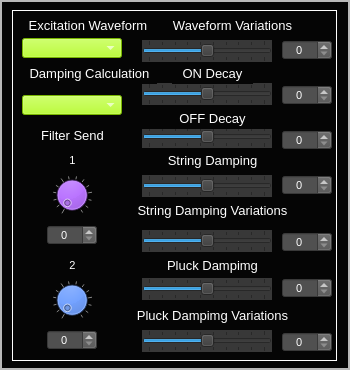
    <widget class="QFrame" name="frame_AnalogSynthSources_KarplusString">
     <property name="geometry">
      <rect>
       <x>240</x>
       <y>580</y>
       <width>350</width>
       <height>370</height>
      </rect>
     </property>
     <property name="styleSheet">
      <string notr="true">background-color: rgb(5, 5, 5);</string>
     </property>
     <property name="frameShape">
      <enum>QFrame::Box</enum>
     </property>
     <property name="frameShadow">
      <enum>QFrame::Raised</enum>
     </property>
     <property name="lineWidth">
      <number>0</number>
     </property>
     <property name="midLineWidth">
      <number>2</number>
     </property>
     <widget class="CustomFrame" name="frame_KarplusStringAll">
      <property name="geometry">
       <rect>
        <x>12</x>
        <y>10</y>
        <width>325</width>
        <height>351</height>
       </rect>
      </property>
      <property name="styleSheet">
       <string notr="true">color: rgb(255, 255, 255);</string>
      </property>
      <property name="frameShape">
       <enum>QFrame::Panel</enum>
      </property>
      <property name="frameShadow">
       <enum>QFrame::Plain</enum>
      </property>
      <property name="lineWidth">
       <number>1</number>
      </property>
      <property name="midLineWidth">
       <number>1</number>
      </property>
      <widget class="QLabel" name="label_155">
       <property name="geometry">
        <rect>
         <x>6</x>
         <y>5</y>
         <width>140</width>
         <height>21</height>
        </rect>
       </property>
       <property name="font">
        <font>
         <pointsize>10</pointsize>
        </font>
       </property>
       <property name="styleSheet">
        <string notr="true">color: rgb(255, 255, 255);</string>
       </property>
       <property name="text">
        <string>Excitation Waveform</string>
       </property>
       <property name="alignment">
        <set>Qt::AlignCenter</set>
       </property>
      </widget>
      <widget class="QSpinBox" name="spinBox_KarplusSynth_SendFilter2">
       <property name="geometry">
        <rect>
         <x>35</x>
         <y>320</y>
         <width>50</width>
         <height>20</height>
        </rect>
       </property>
       <property name="font">
        <font>
         <pointsize>8</pointsize>
        </font>
       </property>
       <property name="focusPolicy">
        <enum>Qt::NoFocus</enum>
       </property>
       <property name="styleSheet">
        <string notr="true">background-color: rgb(80,80,80);
color: rgb(255, 255, 255);</string>
       </property>
       <property name="alignment">
        <set>Qt::AlignCenter</set>
       </property>
       <property name="readOnly">
        <bool>false</bool>
       </property>
       <property name="accelerated">
        <bool>true</bool>
       </property>
       <property name="maximum">
        <number>100</number>
       </property>
       <property name="value">
        <number>0</number>
       </property>
      </widget>
      <widget class="CustomDial" name="dial_KarplusSynth_SendFilter2">
       <property name="geometry">
        <rect>
         <x>40</x>
         <y>270</y>
         <width>40</width>
         <height>40</height>
        </rect>
       </property>
       <property name="focusPolicy">
        <enum>Qt::NoFocus</enum>
       </property>
       <property name="styleSheet">
        <string notr="true">background-color: rgb(0, 85, 255);</string>
       </property>
       <property name="maximum">
        <number>100</number>
       </property>
       <property name="value">
        <number>0</number>
       </property>
       <property name="wrapping">
        <bool>false</bool>
       </property>
       <property name="notchTarget">
        <double>8.000000000000000</double>
       </property>
       <property name="notchesVisible">
        <bool>true</bool>
       </property>
      </widget>
      <widget class="QSpinBox" name="spinBox_KarplusSynth_SendFilter1">
       <property name="geometry">
        <rect>
         <x>35</x>
         <y>215</y>
         <width>50</width>
         <height>20</height>
        </rect>
       </property>
       <property name="font">
        <font>
         <pointsize>8</pointsize>
        </font>
       </property>
       <property name="focusPolicy">
        <enum>Qt::NoFocus</enum>
       </property>
       <property name="styleSheet">
        <string notr="true">background-color: rgb(80,80,80);
color: rgb(255, 255, 255);</string>
       </property>
       <property name="alignment">
        <set>Qt::AlignCenter</set>
       </property>
       <property name="readOnly">
        <bool>false</bool>
       </property>
       <property name="accelerated">
        <bool>true</bool>
       </property>
       <property name="maximum">
        <number>100</number>
       </property>
       <property name="value">
        <number>0</number>
       </property>
      </widget>
      <widget class="QLabel" name="label_162">
       <property name="geometry">
        <rect>
         <x>15</x>
         <y>115</y>
         <width>91</width>
         <height>21</height>
        </rect>
       </property>
       <property name="font">
        <font>
         <pointsize>10</pointsize>
        </font>
       </property>
       <property name="text">
        <string>Filter Send</string>
       </property>
       <property name="alignment">
        <set>Qt::AlignCenter</set>
       </property>
      </widget>
      <widget class="CustomDial" name="dial_KarplusSynth_SendFilter1">
       <property name="geometry">
        <rect>
         <x>40</x>
         <y>165</y>
         <width>40</width>
         <height>40</height>
        </rect>
       </property>
       <property name="focusPolicy">
        <enum>Qt::NoFocus</enum>
       </property>
       <property name="styleSheet">
        <string notr="true">background-color: rgb(170, 85, 255);</string>
       </property>
       <property name="maximum">
        <number>100</number>
       </property>
       <property name="value">
        <number>0</number>
       </property>
       <property name="wrapping">
        <bool>false</bool>
       </property>
       <property name="notchTarget">
        <double>8.000000000000000</double>
       </property>
       <property name="notchesVisible">
        <bool>true</bool>
       </property>
      </widget>
      <widget class="QLabel" name="label_167">
       <property name="geometry">
        <rect>
         <x>50</x>
         <y>135</y>
         <width>21</width>
         <height>31</height>
        </rect>
       </property>
       <property name="font">
        <font>
         <pointsize>8</pointsize>
        </font>
       </property>
       <property name="styleSheet">
        <string notr="true">color: rgb(255, 255, 255);</string>
       </property>
       <property name="text">
        <string>1</string>
       </property>
       <property name="alignment">
        <set>Qt::AlignCenter</set>
       </property>
      </widget>
      <widget class="QLabel" name="label_168">
       <property name="geometry">
        <rect>
         <x>50</x>
         <y>240</y>
         <width>21</width>
         <height>31</height>
        </rect>
       </property>
       <property name="font">
        <font>
         <pointsize>8</pointsize>
        </font>
       </property>
       <property name="styleSheet">
        <string notr="true">color: rgb(255, 255, 255);</string>
       </property>
       <property name="text">
        <string>2</string>
       </property>
       <property name="alignment">
        <set>Qt::AlignCenter</set>
       </property>
      </widget>
      <widget class="CustomHorizontalSlider" name="horizontalSlider_KarplusSynth_WaveformVariations">
       <property name="geometry">
        <rect>
         <x>130</x>
         <y>30</y>
         <width>130</width>
         <height>22</height>
        </rect>
       </property>
       <property name="focusPolicy">
        <enum>Qt::NoFocus</enum>
       </property>
       <property name="styleSheet">
        <string notr="true">background-color: rgb(56, 56, 56);</string>
       </property>
       <property name="minimum">
        <number>5</number>
       </property>
       <property name="maximum">
        <number>95</number>
       </property>
       <property name="value">
        <number>50</number>
       </property>
       <property name="orientation">
        <enum>Qt::Horizontal</enum>
       </property>
       <property name="tickPosition">
        <enum>QSlider::TicksBothSides</enum>
       </property>
       <property name="tickInterval">
        <number>10</number>
       </property>
      </widget>
      <widget class="CustomHorizontalSlider" name="horizontalSlider_KarplusSynth_PluckDampingVariations">
       <property name="geometry">
        <rect>
         <x>130</x>
         <y>320</y>
         <width>130</width>
         <height>22</height>
        </rect>
       </property>
       <property name="focusPolicy">
        <enum>Qt::NoFocus</enum>
       </property>
       <property name="styleSheet">
        <string notr="true">background-color: rgb(56, 56, 56);</string>
       </property>
       <property name="minimum">
        <number>5</number>
       </property>
       <property name="maximum">
        <number>95</number>
       </property>
       <property name="value">
        <number>50</number>
       </property>
       <property name="orientation">
        <enum>Qt::Horizontal</enum>
       </property>
       <property name="tickPosition">
        <enum>QSlider::TicksBothSides</enum>
       </property>
       <property name="tickInterval">
        <number>10</number>
       </property>
      </widget>
      <widget class="CustomHorizontalSlider" name="horizontalSlider_KarplusSynth_PluckDamping">
       <property name="geometry">
        <rect>
         <x>130</x>
         <y>268</y>
         <width>130</width>
         <height>22</height>
        </rect>
       </property>
       <property name="focusPolicy">
        <enum>Qt::NoFocus</enum>
       </property>
       <property name="styleSheet">
        <string notr="true">background-color: rgb(56, 56, 56);</string>
       </property>
       <property name="minimum">
        <number>5</number>
       </property>
       <property name="maximum">
        <number>95</number>
       </property>
       <property name="value">
        <number>50</number>
       </property>
       <property name="orientation">
        <enum>Qt::Horizontal</enum>
       </property>
       <property name="tickPosition">
        <enum>QSlider::TicksBothSides</enum>
       </property>
       <property name="tickInterval">
        <number>10</number>
       </property>
      </widget>
      <widget class="CustomHorizontalSlider" name="horizontalSlider_KarplusSynth_StringDampingVariations">
       <property name="geometry">
        <rect>
         <x>130</x>
         <y>220</y>
         <width>130</width>
         <height>22</height>
        </rect>
       </property>
       <property name="focusPolicy">
        <enum>Qt::NoFocus</enum>
       </property>
       <property name="styleSheet">
        <string notr="true">background-color: rgb(56, 56, 56);</string>
       </property>
       <property name="minimum">
        <number>5</number>
       </property>
       <property name="maximum">
        <number>95</number>
       </property>
       <property name="value">
        <number>50</number>
       </property>
       <property name="orientation">
        <enum>Qt::Horizontal</enum>
       </property>
       <property name="tickPosition">
        <enum>QSlider::TicksBothSides</enum>
       </property>
       <property name="tickInterval">
        <number>10</number>
       </property>
      </widget>
      <widget class="CustomHorizontalSlider" name="horizontalSlider_KarplusSynth_StringDamping">
       <property name="geometry">
        <rect>
         <x>130</x>
         <y>165</y>
         <width>130</width>
         <height>22</height>
        </rect>
       </property>
       <property name="focusPolicy">
        <enum>Qt::NoFocus</enum>
       </property>
       <property name="styleSheet">
        <string notr="true">background-color: rgb(56, 56, 56);</string>
       </property>
       <property name="minimum">
        <number>5</number>
       </property>
       <property name="maximum">
        <number>95</number>
       </property>
       <property name="value">
        <number>50</number>
       </property>
       <property name="orientation">
        <enum>Qt::Horizontal</enum>
       </property>
       <property name="tickPosition">
        <enum>QSlider::TicksBothSides</enum>
       </property>
       <property name="tickInterval">
        <number>10</number>
       </property>
      </widget>
      <widget class="CustomHorizontalSlider" name="horizontalSlider_KarplusSynth_OffDecay">
       <property name="geometry">
        <rect>
         <x>130</x>
         <y>116</y>
         <width>130</width>
         <height>22</height>
        </rect>
       </property>
       <property name="focusPolicy">
        <enum>Qt::NoFocus</enum>
       </property>
       <property name="styleSheet">
        <string notr="true">background-color: rgb(56, 56, 56);</string>
       </property>
       <property name="minimum">
        <number>5</number>
       </property>
       <property name="maximum">
        <number>95</number>
       </property>
       <property name="value">
        <number>50</number>
       </property>
       <property name="orientation">
        <enum>Qt::Horizontal</enum>
       </property>
       <property name="tickPosition">
        <enum>QSlider::TicksBothSides</enum>
       </property>
       <property name="tickInterval">
        <number>10</number>
       </property>
      </widget>
      <widget class="CustomHorizontalSlider" name="horizontalSlider_KarplusSynth_OnDecay">
       <property name="geometry">
        <rect>
         <x>130</x>
         <y>73</y>
         <width>130</width>
         <height>22</height>
        </rect>
       </property>
       <property name="focusPolicy">
        <enum>Qt::NoFocus</enum>
       </property>
       <property name="styleSheet">
        <string notr="true">background-color: rgb(56, 56, 56);</string>
       </property>
       <property name="minimum">
        <number>5</number>
       </property>
       <property name="maximum">
        <number>95</number>
       </property>
       <property name="value">
        <number>50</number>
       </property>
       <property name="orientation">
        <enum>Qt::Horizontal</enum>
       </property>
       <property name="tickPosition">
        <enum>QSlider::TicksBothSides</enum>
       </property>
       <property name="tickInterval">
        <number>10</number>
       </property>
      </widget>
      <widget class="CustomComboBox" name="comboBox_KarplusSynth_CalculationMode">
       <property name="geometry">
        <rect>
         <x>10</x>
         <y>85</y>
         <width>100</width>
         <height>20</height>
        </rect>
       </property>
       <property name="font">
        <font>
         <pointsize>8</pointsize>
        </font>
       </property>
       <property name="focusPolicy">
        <enum>Qt::NoFocus</enum>
       </property>
       <property name="styleSheet">
        <string notr="true">selection-background-color: rgb(255, 0, 0);
border-color: rgb(0, 0, 0);
background-color: rgb(170, 255, 0);
</string>
       </property>
       <property name="currentText">
        <string/>
       </property>
       <property name="currentIndex">
        <number>-1</number>
       </property>
       <property name="maxVisibleItems">
        <number>4</number>
       </property>
      </widget>
      <widget class="CustomComboBox" name="comboBox_KarplusSynth_ExcitationWaveform">
       <property name="geometry">
        <rect>
         <x>10</x>
         <y>28</y>
         <width>100</width>
         <height>20</height>
        </rect>
       </property>
       <property name="font">
        <font>
         <pointsize>8</pointsize>
        </font>
       </property>
       <property name="focusPolicy">
        <enum>Qt::NoFocus</enum>
       </property>
       <property name="styleSheet">
        <string notr="true">selection-background-color: rgb(255, 0, 0);
border-color: rgb(0, 0, 0);
background-color: rgb(170, 255, 0);
</string>
       </property>
       <property name="currentText">
        <string/>
       </property>
       <property name="currentIndex">
        <number>-1</number>
       </property>
       <property name="maxVisibleItems">
        <number>4</number>
       </property>
      </widget>
      <widget class="QLabel" name="label_174">
       <property name="geometry">
        <rect>
         <x>10</x>
         <y>53</y>
         <width>135</width>
         <height>21</height>
        </rect>
       </property>
       <property name="font">
        <font>
         <pointsize>10</pointsize>
        </font>
       </property>
       <property name="styleSheet">
        <string notr="true">color: rgb(255, 255, 255);</string>
       </property>
       <property name="text">
        <string>Damping Calculation</string>
       </property>
       <property name="alignment">
        <set>Qt::AlignCenter</set>
       </property>
      </widget>
      <widget class="QLabel" name="label_175">
       <property name="geometry">
        <rect>
         <x>150</x>
         <y>5</y>
         <width>141</width>
         <height>21</height>
        </rect>
       </property>
       <property name="font">
        <font>
         <pointsize>10</pointsize>
        </font>
       </property>
       <property name="styleSheet">
        <string notr="true">color: rgb(255, 255, 255);</string>
       </property>
       <property name="text">
        <string>Waveform Variations</string>
       </property>
       <property name="alignment">
        <set>Qt::AlignCenter</set>
       </property>
      </widget>
      <widget class="QLabel" name="label_176">
       <property name="geometry">
        <rect>
         <x>160</x>
         <y>53</y>
         <width>81</width>
         <height>21</height>
        </rect>
       </property>
       <property name="font">
        <font>
         <pointsize>10</pointsize>
        </font>
       </property>
       <property name="styleSheet">
        <string notr="true">color: rgb(255, 255, 255);</string>
       </property>
       <property name="text">
        <string>ON Decay</string>
       </property>
       <property name="alignment">
        <set>Qt::AlignCenter</set>
       </property>
      </widget>
      <widget class="QSpinBox" name="spinBox_KarplusSynth_WaveformVariations">
       <property name="geometry">
        <rect>
         <x>270</x>
         <y>30</y>
         <width>50</width>
         <height>20</height>
        </rect>
       </property>
       <property name="font">
        <font>
         <pointsize>8</pointsize>
        </font>
       </property>
       <property name="focusPolicy">
        <enum>Qt::NoFocus</enum>
       </property>
       <property name="styleSheet">
        <string notr="true">background-color: rgb(80,80,80);
color: rgb(255, 255, 255);</string>
       </property>
       <property name="alignment">
        <set>Qt::AlignCenter</set>
       </property>
       <property name="readOnly">
        <bool>false</bool>
       </property>
       <property name="accelerated">
        <bool>true</bool>
       </property>
       <property name="maximum">
        <number>100</number>
       </property>
       <property name="value">
        <number>0</number>
       </property>
      </widget>
      <widget class="QLabel" name="label_177">
       <property name="geometry">
        <rect>
         <x>110</x>
         <y>295</y>
         <width>181</width>
         <height>21</height>
        </rect>
       </property>
       <property name="font">
        <font>
         <pointsize>10</pointsize>
        </font>
       </property>
       <property name="styleSheet">
        <string notr="true">color: rgb(255, 255, 255);</string>
       </property>
       <property name="text">
        <string>Pluck Dampimg Variations</string>
       </property>
       <property name="alignment">
        <set>Qt::AlignCenter</set>
       </property>
      </widget>
      <widget class="QLabel" name="label_178">
       <property name="geometry">
        <rect>
         <x>130</x>
         <y>98</y>
         <width>141</width>
         <height>21</height>
        </rect>
       </property>
       <property name="font">
        <font>
         <pointsize>10</pointsize>
        </font>
       </property>
       <property name="styleSheet">
        <string notr="true">color: rgb(255, 255, 255);</string>
       </property>
       <property name="text">
        <string>OFF Decay</string>
       </property>
       <property name="alignment">
        <set>Qt::AlignCenter</set>
       </property>
      </widget>
      <widget class="QLabel" name="label_179">
       <property name="geometry">
        <rect>
         <x>130</x>
         <y>140</y>
         <width>141</width>
         <height>21</height>
        </rect>
       </property>
       <property name="font">
        <font>
         <pointsize>10</pointsize>
        </font>
       </property>
       <property name="styleSheet">
        <string notr="true">color: rgb(255, 255, 255);</string>
       </property>
       <property name="text">
        <string>String Damping</string>
       </property>
       <property name="alignment">
        <set>Qt::AlignCenter</set>
       </property>
      </widget>
      <widget class="QLabel" name="label_180">
       <property name="geometry">
        <rect>
         <x>110</x>
         <y>190</y>
         <width>181</width>
         <height>21</height>
        </rect>
       </property>
       <property name="font">
        <font>
         <pointsize>10</pointsize>
        </font>
       </property>
       <property name="styleSheet">
        <string notr="true">color: rgb(255, 255, 255);</string>
       </property>
       <property name="text">
        <string>String Damping Variations</string>
       </property>
       <property name="alignment">
        <set>Qt::AlignCenter</set>
       </property>
      </widget>
      <widget class="QLabel" name="label_181">
       <property name="geometry">
        <rect>
         <x>110</x>
         <y>245</y>
         <width>181</width>
         <height>21</height>
        </rect>
       </property>
       <property name="font">
        <font>
         <pointsize>10</pointsize>
        </font>
       </property>
       <property name="styleSheet">
        <string notr="true">color: rgb(255, 255, 255);</string>
       </property>
       <property name="text">
        <string>Pluck Dampimg</string>
       </property>
       <property name="alignment">
        <set>Qt::AlignCenter</set>
       </property>
      </widget>
      <widget class="QSpinBox" name="spinBox_KarplusSynth_OnDecay">
       <property name="geometry">
        <rect>
         <x>270</x>
         <y>75</y>
         <width>50</width>
         <height>20</height>
        </rect>
       </property>
       <property name="font">
        <font>
         <pointsize>8</pointsize>
        </font>
       </property>
       <property name="focusPolicy">
        <enum>Qt::NoFocus</enum>
       </property>
       <property name="styleSheet">
        <string notr="true">background-color: rgb(80,80,80);
color: rgb(255, 255, 255);</string>
       </property>
       <property name="alignment">
        <set>Qt::AlignCenter</set>
       </property>
       <property name="readOnly">
        <bool>false</bool>
       </property>
       <property name="accelerated">
        <bool>true</bool>
       </property>
       <property name="maximum">
        <number>100</number>
       </property>
       <property name="value">
        <number>0</number>
       </property>
      </widget>
      <widget class="QSpinBox" name="spinBox_KarplusSynth_OffDecay">
       <property name="geometry">
        <rect>
         <x>270</x>
         <y>120</y>
         <width>50</width>
         <height>20</height>
        </rect>
       </property>
       <property name="font">
        <font>
         <pointsize>8</pointsize>
        </font>
       </property>
       <property name="focusPolicy">
        <enum>Qt::NoFocus</enum>
       </property>
       <property name="styleSheet">
        <string notr="true">background-color: rgb(80,80,80);
color: rgb(255, 255, 255);</string>
       </property>
       <property name="alignment">
        <set>Qt::AlignCenter</set>
       </property>
       <property name="readOnly">
        <bool>false</bool>
       </property>
       <property name="accelerated">
        <bool>true</bool>
       </property>
       <property name="maximum">
        <number>100</number>
       </property>
       <property name="value">
        <number>0</number>
       </property>
      </widget>
      <widget class="QSpinBox" name="spinBox_KarplusSynth_StringDamping">
       <property name="geometry">
        <rect>
         <x>270</x>
         <y>165</y>
         <width>50</width>
         <height>20</height>
        </rect>
       </property>
       <property name="font">
        <font>
         <pointsize>8</pointsize>
        </font>
       </property>
       <property name="focusPolicy">
        <enum>Qt::NoFocus</enum>
       </property>
       <property name="styleSheet">
        <string notr="true">background-color: rgb(80,80,80);
color: rgb(255, 255, 255);</string>
       </property>
       <property name="alignment">
        <set>Qt::AlignCenter</set>
       </property>
       <property name="readOnly">
        <bool>false</bool>
       </property>
       <property name="accelerated">
        <bool>true</bool>
       </property>
       <property name="maximum">
        <number>100</number>
       </property>
       <property name="value">
        <number>0</number>
       </property>
      </widget>
      <widget class="QSpinBox" name="spinBox_KarplusSynth_StringDampingVariations">
       <property name="geometry">
        <rect>
         <x>270</x>
         <y>222</y>
         <width>50</width>
         <height>20</height>
        </rect>
       </property>
       <property name="font">
        <font>
         <pointsize>8</pointsize>
        </font>
       </property>
       <property name="focusPolicy">
        <enum>Qt::NoFocus</enum>
       </property>
       <property name="styleSheet">
        <string notr="true">background-color: rgb(80,80,80);
color: rgb(255, 255, 255);</string>
       </property>
       <property name="alignment">
        <set>Qt::AlignCenter</set>
       </property>
       <property name="readOnly">
        <bool>false</bool>
       </property>
       <property name="accelerated">
        <bool>true</bool>
       </property>
       <property name="maximum">
        <number>100</number>
       </property>
       <property name="value">
        <number>0</number>
       </property>
      </widget>
      <widget class="QSpinBox" name="spinBox_KarplusSynth_PluckDamping">
       <property name="geometry">
        <rect>
         <x>270</x>
         <y>268</y>
         <width>50</width>
         <height>20</height>
        </rect>
       </property>
       <property name="font">
        <font>
         <pointsize>8</pointsize>
        </font>
       </property>
       <property name="focusPolicy">
        <enum>Qt::NoFocus</enum>
       </property>
       <property name="styleSheet">
        <string notr="true">background-color: rgb(80,80,80);
color: rgb(255, 255, 255);</string>
       </property>
       <property name="alignment">
        <set>Qt::AlignCenter</set>
       </property>
       <property name="readOnly">
        <bool>false</bool>
       </property>
       <property name="accelerated">
        <bool>true</bool>
       </property>
       <property name="maximum">
        <number>100</number>
       </property>
       <property name="value">
        <number>0</number>
       </property>
      </widget>
      <widget class="QSpinBox" name="spinBox_KarplusSynth_PluckDampingVariations">
       <property name="geometry">
        <rect>
         <x>270</x>
         <y>322</y>
         <width>50</width>
         <height>20</height>
        </rect>
       </property>
       <property name="font">
        <font>
         <pointsize>8</pointsize>
        </font>
       </property>
       <property name="focusPolicy">
        <enum>Qt::NoFocus</enum>
       </property>
       <property name="styleSheet">
        <string notr="true">background-color: rgb(80,80,80);
color: rgb(255, 255, 255);</string>
       </property>
       <property name="alignment">
        <set>Qt::AlignCenter</set>
       </property>
       <property name="readOnly">
        <bool>false</bool>
       </property>
       <property name="accelerated">
        <bool>true</bool>
       </property>
       <property name="maximum">
        <number>100</number>
       </property>
       <property name="value">
        <number>0</number>
       </property>
      </widget>
     </widget>
    </widget>
